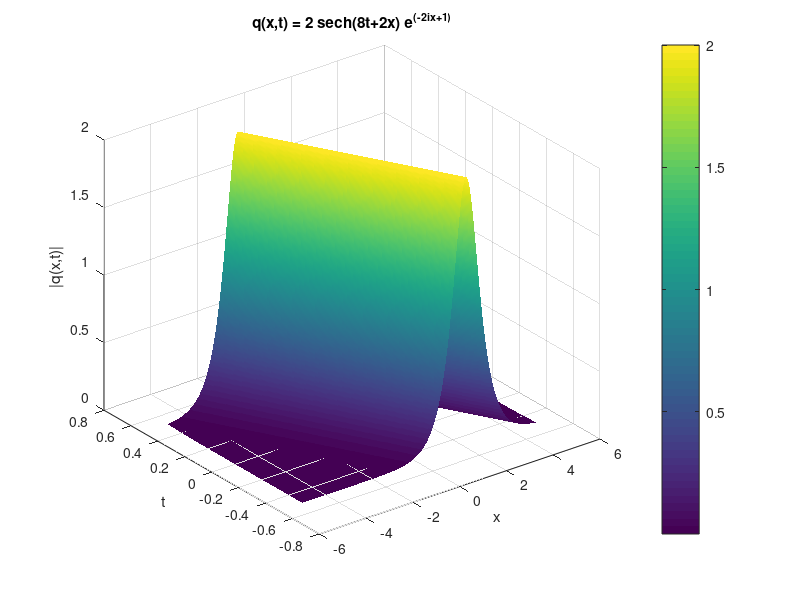

This chart was generated by the following MATLAB code: (Note: this script raises an error after producing the figure.)
% 定义 x 和 t 的取值范围
x0 = -5; x1 = 5;  % x 的范围
t0 = -0.5; t1 = 0.5;  % t 的范围

% 定义分辨率
x_points = 513;  % x 方向的点数
t_points = 401;  % t 方向的点数

% 生成网格
x = linspace(x0, x1, x_points);
t = linspace(t0, t1, t_points);
[X, T] = meshgrid(x, t);

% 计算 q(x,t)
q = 2 * sech(8 * T + 2 * X) .* exp(-2i * X + 1i);
% 分离实部虚部
u = real(q);
v = imag(q);

% 可视化结果（例如模值的二维图像）
figure;
surf(X, T, abs(q));  % 绘制模值的曲面图
xlabel('x'); ylabel('t'); zlabel('|q(x,t)|');
title('q(x,t) = 2 sech(8t+2x) e^{(-2ix+1)}');
shading interp;  % 平滑显示
colorbar;  % 添加颜色条
save('data/train-data.mat');